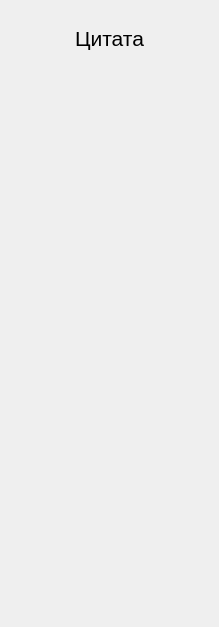
<?xml version="1.0" encoding="UTF-8"?>
<ui version="4.0">
 <class>RightColumn</class>
 <widget class="QWidget" name="RightColumn">
  <property name="geometry">
   <rect>
    <x>0</x>
    <y>0</y>
    <width>219</width>
    <height>627</height>
   </rect>
  </property>
  <property name="windowTitle">
   <string>Form</string>
  </property>
  <layout class="QVBoxLayout" name="main_pages_layout">
   <property name="spacing">
    <number>0</number>
   </property>
   <property name="leftMargin">
    <number>5</number>
   </property>
   <property name="topMargin">
    <number>5</number>
   </property>
   <property name="rightMargin">
    <number>5</number>
   </property>
   <property name="bottomMargin">
    <number>5</number>
   </property>
   <item>
    <widget class="QStackedWidget" name="menus">
     <property name="currentIndex">
      <number>5</number>
     </property>
     <widget class="QWidget" name="users_menu">
      <layout class="QVBoxLayout" name="verticalLayout">
       <property name="spacing">
        <number>5</number>
       </property>
       <property name="leftMargin">
        <number>5</number>
       </property>
       <property name="topMargin">
        <number>5</number>
       </property>
       <property name="rightMargin">
        <number>5</number>
       </property>
       <property name="bottomMargin">
        <number>5</number>
       </property>
       <item>
        <widget class="QScrollArea" name="scrollArea">
         <property name="styleSheet">
          <string notr="true"/>
         </property>
         <property name="frameShape">
          <enum>QFrame::NoFrame</enum>
         </property>
         <property name="frameShadow">
          <enum>QFrame::Plain</enum>
         </property>
         <property name="lineWidth">
          <number>0</number>
         </property>
         <property name="widgetResizable">
          <bool>true</bool>
         </property>
         <widget class="QWidget" name="scrollAreaWidgetContents">
          <property name="geometry">
           <rect>
            <x>0</x>
            <y>-1</y>
            <width>182</width>
            <height>795</height>
           </rect>
          </property>
          <layout class="QVBoxLayout" name="verticalLayout_3">
           <item>
            <widget class="QLabel" name="u_label">
             <property name="minimumSize">
              <size>
               <width>0</width>
               <height>30</height>
              </size>
             </property>
             <property name="maximumSize">
              <size>
               <width>16777215</width>
               <height>30</height>
              </size>
             </property>
             <property name="font">
              <font>
               <pointsize>16</pointsize>
              </font>
             </property>
             <property name="styleSheet">
              <string notr="true">font-size: 16pt</string>
             </property>
             <property name="text">
              <string>Пользователь</string>
             </property>
             <property name="alignment">
              <set>Qt::AlignCenter</set>
             </property>
            </widget>
           </item>
           <item>
            <widget class="QWidget" name="l_name" native="true">
             <property name="minimumSize">
              <size>
               <width>0</width>
               <height>50</height>
              </size>
             </property>
             <property name="maximumSize">
              <size>
               <width>16777215</width>
               <height>50</height>
              </size>
             </property>
             <layout class="QHBoxLayout" name="l_name__l"/>
            </widget>
           </item>
           <item>
            <widget class="QWidget" name="table_role" native="true">
             <property name="minimumSize">
              <size>
               <width>0</width>
               <height>50</height>
              </size>
             </property>
             <property name="maximumSize">
              <size>
               <width>16777215</width>
               <height>50</height>
              </size>
             </property>
             <layout class="QHBoxLayout" name="table_role__l"/>
            </widget>
           </item>
           <item>
            <widget class="QWidget" name="login" native="true">
             <property name="minimumSize">
              <size>
               <width>0</width>
               <height>50</height>
              </size>
             </property>
             <property name="maximumSize">
              <size>
               <width>16777215</width>
               <height>50</height>
              </size>
             </property>
             <layout class="QHBoxLayout" name="login__l">
              <item>
               <widget class="QWidget" name="name" native="true">
                <property name="minimumSize">
                 <size>
                  <width>0</width>
                  <height>50</height>
                 </size>
                </property>
                <property name="maximumSize">
                 <size>
                  <width>16777215</width>
                  <height>50</height>
                 </size>
                </property>
                <layout class="QHBoxLayout" name="name__l"/>
               </widget>
              </item>
             </layout>
            </widget>
           </item>
           <item>
            <widget class="QWidget" name="passwd" native="true">
             <property name="minimumSize">
              <size>
               <width>0</width>
               <height>50</height>
              </size>
             </property>
             <property name="maximumSize">
              <size>
               <width>16777215</width>
               <height>50</height>
              </size>
             </property>
             <layout class="QHBoxLayout" name="passwd__l"/>
            </widget>
           </item>
           <item>
            <widget class="QWidget" name="age" native="true">
             <property name="minimumSize">
              <size>
               <width>0</width>
               <height>50</height>
              </size>
             </property>
             <property name="maximumSize">
              <size>
               <width>16777215</width>
               <height>50</height>
              </size>
             </property>
             <layout class="QHBoxLayout" name="age__l"/>
            </widget>
           </item>
           <item>
            <widget class="QWidget" name="address" native="true">
             <property name="minimumSize">
              <size>
               <width>0</width>
               <height>50</height>
              </size>
             </property>
             <property name="maximumSize">
              <size>
               <width>16777215</width>
               <height>50</height>
              </size>
             </property>
             <layout class="QHBoxLayout" name="address__l"/>
            </widget>
           </item>
           <item>
            <widget class="QWidget" name="telephone" native="true">
             <property name="minimumSize">
              <size>
               <width>0</width>
               <height>50</height>
              </size>
             </property>
             <property name="maximumSize">
              <size>
               <width>16777215</width>
               <height>50</height>
              </size>
             </property>
             <layout class="QHBoxLayout" name="telephone__l"/>
            </widget>
           </item>
           <item>
            <widget class="QWidget" name="responsible" native="true">
             <property name="minimumSize">
              <size>
               <width>0</width>
               <height>50</height>
              </size>
             </property>
             <property name="maximumSize">
              <size>
               <width>16777215</width>
               <height>50</height>
              </size>
             </property>
             <layout class="QHBoxLayout" name="responsible__l"/>
            </widget>
           </item>
           <item>
            <widget class="QLabel" name="photo_pix">
             <property name="minimumSize">
              <size>
               <width>0</width>
               <height>150</height>
              </size>
             </property>
             <property name="maximumSize">
              <size>
               <width>16777215</width>
               <height>150</height>
              </size>
             </property>
             <property name="font">
              <font>
               <pointsize>16</pointsize>
              </font>
             </property>
             <property name="styleSheet">
              <string notr="true">font-size: 16pt</string>
             </property>
             <property name="text">
              <string/>
             </property>
             <property name="alignment">
              <set>Qt::AlignCenter</set>
             </property>
            </widget>
           </item>
           <item>
            <widget class="QLabel" name="div">
             <property name="maximumSize">
              <size>
               <width>16777215</width>
               <height>167777</height>
              </size>
             </property>
             <property name="font">
              <font>
               <pointsize>16</pointsize>
              </font>
             </property>
             <property name="styleSheet">
              <string notr="true">font-size: 16pt</string>
             </property>
             <property name="text">
              <string/>
             </property>
             <property name="alignment">
              <set>Qt::AlignCenter</set>
             </property>
            </widget>
           </item>
           <item>
            <widget class="QWidget" name="photo_b" native="true">
             <property name="minimumSize">
              <size>
               <width>0</width>
               <height>50</height>
              </size>
             </property>
             <property name="maximumSize">
              <size>
               <width>16777215</width>
               <height>50</height>
              </size>
             </property>
             <layout class="QHBoxLayout" name="photo_b__l"/>
            </widget>
           </item>
           <item>
            <widget class="QWidget" name="save_b" native="true">
             <property name="minimumSize">
              <size>
               <width>0</width>
               <height>50</height>
              </size>
             </property>
             <property name="maximumSize">
              <size>
               <width>16777215</width>
               <height>50</height>
              </size>
             </property>
             <layout class="QHBoxLayout" name="save_b__l"/>
            </widget>
           </item>
          </layout>
         </widget>
        </widget>
       </item>
      </layout>
     </widget>
     <widget class="QWidget" name="event_menu">
      <layout class="QVBoxLayout" name="verticalLayout_6">
       <item>
        <widget class="QScrollArea" name="scrollArea_3">
         <property name="styleSheet">
          <string notr="true"/>
         </property>
         <property name="frameShape">
          <enum>QFrame::NoFrame</enum>
         </property>
         <property name="frameShadow">
          <enum>QFrame::Plain</enum>
         </property>
         <property name="lineWidth">
          <number>0</number>
         </property>
         <property name="widgetResizable">
          <bool>true</bool>
         </property>
         <widget class="QWidget" name="scrollAreaWidgetContents_3">
          <property name="geometry">
           <rect>
            <x>0</x>
            <y>0</y>
            <width>191</width>
            <height>725</height>
           </rect>
          </property>
          <layout class="QVBoxLayout" name="verticalLayout_5">
           <item>
            <widget class="QLabel" name="e_label">
             <property name="minimumSize">
              <size>
               <width>0</width>
               <height>30</height>
              </size>
             </property>
             <property name="maximumSize">
              <size>
               <width>16777215</width>
               <height>30</height>
              </size>
             </property>
             <property name="font">
              <font>
               <pointsize>16</pointsize>
              </font>
             </property>
             <property name="styleSheet">
              <string notr="true">font-size: 16pt</string>
             </property>
             <property name="text">
              <string>Мероприятие</string>
             </property>
             <property name="alignment">
              <set>Qt::AlignCenter</set>
             </property>
            </widget>
           </item>
           <item>
            <widget class="QWidget" name="type_3" native="true">
             <property name="minimumSize">
              <size>
               <width>0</width>
               <height>50</height>
              </size>
             </property>
             <property name="maximumSize">
              <size>
               <width>16777215</width>
               <height>50</height>
              </size>
             </property>
             <layout class="QHBoxLayout" name="type__l_3"/>
            </widget>
           </item>
           <item>
            <widget class="QWidget" name="name_3" native="true">
             <property name="minimumSize">
              <size>
               <width>0</width>
               <height>50</height>
              </size>
             </property>
             <property name="maximumSize">
              <size>
               <width>16777215</width>
               <height>50</height>
              </size>
             </property>
             <layout class="QHBoxLayout" name="name__l_3"/>
            </widget>
           </item>
           <item>
            <widget class="QWidget" name="budget_3" native="true">
             <property name="minimumSize">
              <size>
               <width>0</width>
               <height>50</height>
              </size>
             </property>
             <property name="maximumSize">
              <size>
               <width>16777215</width>
               <height>50</height>
              </size>
             </property>
             <layout class="QHBoxLayout" name="budget__l_3"/>
            </widget>
           </item>
           <item>
            <widget class="QWidget" name="responsible_3" native="true">
             <property name="minimumSize">
              <size>
               <width>0</width>
               <height>50</height>
              </size>
             </property>
             <property name="maximumSize">
              <size>
               <width>16777215</width>
               <height>50</height>
              </size>
             </property>
             <layout class="QHBoxLayout" name="responsible__l_3"/>
            </widget>
           </item>
           <item>
            <widget class="QWidget" name="desc_3" native="true">
             <property name="minimumSize">
              <size>
               <width>0</width>
               <height>50</height>
              </size>
             </property>
             <property name="maximumSize">
              <size>
               <width>16777215</width>
               <height>50</height>
              </size>
             </property>
             <layout class="QHBoxLayout" name="desc__l_3"/>
            </widget>
           </item>
           <item>
            <widget class="QLabel" name="div_3">
             <property name="minimumSize">
              <size>
               <width>0</width>
               <height>20</height>
              </size>
             </property>
             <property name="maximumSize">
              <size>
               <width>16777215</width>
               <height>16777</height>
              </size>
             </property>
             <property name="font">
              <font>
               <pointsize>16</pointsize>
              </font>
             </property>
             <property name="styleSheet">
              <string notr="true">font-size: 16pt</string>
             </property>
             <property name="text">
              <string/>
             </property>
             <property name="alignment">
              <set>Qt::AlignCenter</set>
             </property>
            </widget>
           </item>
           <item>
            <widget class="QWidget" name="save_b_3" native="true">
             <property name="minimumSize">
              <size>
               <width>0</width>
               <height>50</height>
              </size>
             </property>
             <property name="maximumSize">
              <size>
               <width>16777215</width>
               <height>50</height>
              </size>
             </property>
             <layout class="QHBoxLayout" name="save_b__l_3"/>
            </widget>
           </item>
          </layout>
         </widget>
        </widget>
       </item>
      </layout>
     </widget>
     <widget class="QWidget" name="storonik_menu">
      <layout class="QVBoxLayout" name="verticalLayout_2">
       <item>
        <widget class="QScrollArea" name="scrollArea_2">
         <property name="styleSheet">
          <string notr="true"/>
         </property>
         <property name="frameShape">
          <enum>QFrame::NoFrame</enum>
         </property>
         <property name="frameShadow">
          <enum>QFrame::Plain</enum>
         </property>
         <property name="lineWidth">
          <number>0</number>
         </property>
         <property name="widgetResizable">
          <bool>true</bool>
         </property>
         <widget class="QWidget" name="scrollAreaWidgetContents_2">
          <property name="geometry">
           <rect>
            <x>0</x>
            <y>0</y>
            <width>191</width>
            <height>725</height>
           </rect>
          </property>
          <layout class="QVBoxLayout" name="verticalLayout_4">
           <item>
            <widget class="QLabel" name="s_label">
             <property name="minimumSize">
              <size>
               <width>0</width>
               <height>30</height>
              </size>
             </property>
             <property name="maximumSize">
              <size>
               <width>16777215</width>
               <height>30</height>
              </size>
             </property>
             <property name="font">
              <font>
               <pointsize>16</pointsize>
              </font>
             </property>
             <property name="styleSheet">
              <string notr="true">font-size: 16pt</string>
             </property>
             <property name="text">
              <string>Сторонник</string>
             </property>
             <property name="alignment">
              <set>Qt::AlignCenter</set>
             </property>
            </widget>
           </item>
           <item>
            <widget class="QWidget" name="l_name_2" native="true">
             <property name="minimumSize">
              <size>
               <width>0</width>
               <height>50</height>
              </size>
             </property>
             <property name="maximumSize">
              <size>
               <width>16777215</width>
               <height>50</height>
              </size>
             </property>
             <layout class="QHBoxLayout" name="l_name__l_2"/>
            </widget>
           </item>
           <item>
            <widget class="QWidget" name="name_4" native="true">
             <property name="minimumSize">
              <size>
               <width>0</width>
               <height>50</height>
              </size>
             </property>
             <property name="maximumSize">
              <size>
               <width>16777215</width>
               <height>50</height>
              </size>
             </property>
             <layout class="QHBoxLayout" name="name__l_2"/>
            </widget>
           </item>
           <item>
            <widget class="QWidget" name="age_2" native="true">
             <property name="minimumSize">
              <size>
               <width>0</width>
               <height>50</height>
              </size>
             </property>
             <property name="maximumSize">
              <size>
               <width>16777215</width>
               <height>50</height>
              </size>
             </property>
             <layout class="QHBoxLayout" name="age__l_2"/>
            </widget>
           </item>
           <item>
            <widget class="QWidget" name="address_2" native="true">
             <property name="minimumSize">
              <size>
               <width>0</width>
               <height>50</height>
              </size>
             </property>
             <property name="maximumSize">
              <size>
               <width>16777215</width>
               <height>50</height>
              </size>
             </property>
             <layout class="QHBoxLayout" name="address__l_2"/>
            </widget>
           </item>
           <item>
            <widget class="QWidget" name="telephone_2" native="true">
             <property name="minimumSize">
              <size>
               <width>0</width>
               <height>50</height>
              </size>
             </property>
             <property name="maximumSize">
              <size>
               <width>16777215</width>
               <height>50</height>
              </size>
             </property>
             <layout class="QHBoxLayout" name="telephone__l_2"/>
            </widget>
           </item>
           <item>
            <widget class="QWidget" name="social_2" native="true">
             <property name="minimumSize">
              <size>
               <width>0</width>
               <height>50</height>
              </size>
             </property>
             <property name="maximumSize">
              <size>
               <width>16777215</width>
               <height>50</height>
              </size>
             </property>
             <layout class="QHBoxLayout" name="social__l_2"/>
            </widget>
           </item>
           <item>
            <widget class="QWidget" name="responsible_2" native="true">
             <property name="minimumSize">
              <size>
               <width>0</width>
               <height>50</height>
              </size>
             </property>
             <property name="maximumSize">
              <size>
               <width>16777215</width>
               <height>50</height>
              </size>
             </property>
             <layout class="QHBoxLayout" name="responsible__l_2"/>
            </widget>
           </item>
           <item>
            <widget class="QWidget" name="loyality_2" native="true">
             <property name="minimumSize">
              <size>
               <width>0</width>
               <height>50</height>
              </size>
             </property>
             <property name="maximumSize">
              <size>
               <width>16777215</width>
               <height>50</height>
              </size>
             </property>
             <layout class="QHBoxLayout" name="loyality__l_2"/>
            </widget>
           </item>
           <item>
            <widget class="QWidget" name="desc_2" native="true">
             <property name="minimumSize">
              <size>
               <width>0</width>
               <height>50</height>
              </size>
             </property>
             <property name="maximumSize">
              <size>
               <width>16777215</width>
               <height>50</height>
              </size>
             </property>
             <layout class="QHBoxLayout" name="desc__l_2"/>
            </widget>
           </item>
           <item>
            <widget class="QLabel" name="div_2">
             <property name="minimumSize">
              <size>
               <width>0</width>
               <height>20</height>
              </size>
             </property>
             <property name="maximumSize">
              <size>
               <width>16777215</width>
               <height>16777</height>
              </size>
             </property>
             <property name="font">
              <font>
               <pointsize>16</pointsize>
              </font>
             </property>
             <property name="styleSheet">
              <string notr="true">font-size: 16pt</string>
             </property>
             <property name="text">
              <string/>
             </property>
             <property name="alignment">
              <set>Qt::AlignCenter</set>
             </property>
            </widget>
           </item>
           <item>
            <widget class="QWidget" name="save_b_2" native="true">
             <property name="minimumSize">
              <size>
               <width>0</width>
               <height>50</height>
              </size>
             </property>
             <property name="maximumSize">
              <size>
               <width>16777215</width>
               <height>50</height>
              </size>
             </property>
             <layout class="QHBoxLayout" name="save_b__l_2"/>
            </widget>
           </item>
          </layout>
         </widget>
        </widget>
       </item>
      </layout>
     </widget>
     <widget class="QWidget" name="action_page">
      <layout class="QVBoxLayout" name="verticalLayout_8">
       <item>
        <widget class="QScrollArea" name="scrollArea_4">
         <property name="styleSheet">
          <string notr="true"/>
         </property>
         <property name="frameShape">
          <enum>QFrame::NoFrame</enum>
         </property>
         <property name="frameShadow">
          <enum>QFrame::Plain</enum>
         </property>
         <property name="lineWidth">
          <number>0</number>
         </property>
         <property name="widgetResizable">
          <bool>true</bool>
         </property>
         <widget class="QWidget" name="scrollAreaWidgetContents_4">
          <property name="geometry">
           <rect>
            <x>0</x>
            <y>0</y>
            <width>191</width>
            <height>599</height>
           </rect>
          </property>
          <layout class="QVBoxLayout" name="verticalLayout_7">
           <item>
            <widget class="QLabel" name="a_label">
             <property name="minimumSize">
              <size>
               <width>0</width>
               <height>30</height>
              </size>
             </property>
             <property name="maximumSize">
              <size>
               <width>16777215</width>
               <height>30</height>
              </size>
             </property>
             <property name="font">
              <font>
               <pointsize>16</pointsize>
              </font>
             </property>
             <property name="styleSheet">
              <string notr="true">font-size: 16pt</string>
             </property>
             <property name="text">
              <string>Активность</string>
             </property>
             <property name="alignment">
              <set>Qt::AlignCenter</set>
             </property>
            </widget>
           </item>
           <item>
            <widget class="QWidget" name="e_type_4" native="true">
             <property name="minimumSize">
              <size>
               <width>0</width>
               <height>50</height>
              </size>
             </property>
             <property name="maximumSize">
              <size>
               <width>16777215</width>
               <height>50</height>
              </size>
             </property>
             <layout class="QHBoxLayout" name="e_type__l_4"/>
            </widget>
           </item>
           <item>
            <widget class="QWidget" name="storonnik_4" native="true">
             <property name="minimumSize">
              <size>
               <width>0</width>
               <height>50</height>
              </size>
             </property>
             <property name="maximumSize">
              <size>
               <width>16777215</width>
               <height>50</height>
              </size>
             </property>
             <layout class="QHBoxLayout" name="storonnik__l_4"/>
            </widget>
           </item>
           <item>
            <widget class="QWidget" name="address_4" native="true">
             <property name="minimumSize">
              <size>
               <width>0</width>
               <height>50</height>
              </size>
             </property>
             <property name="maximumSize">
              <size>
               <width>16777215</width>
               <height>50</height>
              </size>
             </property>
             <layout class="QHBoxLayout" name="address__l_4"/>
            </widget>
           </item>
           <item>
            <widget class="QWidget" name="date_4" native="true">
             <property name="minimumSize">
              <size>
               <width>0</width>
               <height>170</height>
              </size>
             </property>
             <property name="maximumSize">
              <size>
               <width>16777215</width>
               <height>1666667</height>
              </size>
             </property>
             <layout class="QHBoxLayout" name="date__l_4"/>
            </widget>
           </item>
           <item>
            <widget class="QWidget" name="desc_4" native="true">
             <property name="minimumSize">
              <size>
               <width>0</width>
               <height>50</height>
              </size>
             </property>
             <property name="maximumSize">
              <size>
               <width>16777215</width>
               <height>50</height>
              </size>
             </property>
             <layout class="QHBoxLayout" name="desc__l_4"/>
            </widget>
           </item>
           <item>
            <widget class="QLabel" name="div_4">
             <property name="minimumSize">
              <size>
               <width>0</width>
               <height>20</height>
              </size>
             </property>
             <property name="maximumSize">
              <size>
               <width>16777215</width>
               <height>16777</height>
              </size>
             </property>
             <property name="font">
              <font>
               <pointsize>16</pointsize>
              </font>
             </property>
             <property name="styleSheet">
              <string notr="true">font-size: 16pt</string>
             </property>
             <property name="text">
              <string/>
             </property>
             <property name="alignment">
              <set>Qt::AlignCenter</set>
             </property>
            </widget>
           </item>
           <item>
            <widget class="QWidget" name="save_b_4" native="true">
             <property name="minimumSize">
              <size>
               <width>0</width>
               <height>50</height>
              </size>
             </property>
             <property name="maximumSize">
              <size>
               <width>16777215</width>
               <height>50</height>
              </size>
             </property>
             <layout class="QHBoxLayout" name="save_b__l_4"/>
            </widget>
           </item>
          </layout>
         </widget>
        </widget>
       </item>
      </layout>
     </widget>
     <widget class="QWidget" name="kpi_menu">
      <layout class="QVBoxLayout" name="verticalLayout_10">
       <item>
        <widget class="QScrollArea" name="scrollArea_5">
         <property name="styleSheet">
          <string notr="true"/>
         </property>
         <property name="frameShape">
          <enum>QFrame::NoFrame</enum>
         </property>
         <property name="frameShadow">
          <enum>QFrame::Plain</enum>
         </property>
         <property name="lineWidth">
          <number>0</number>
         </property>
         <property name="widgetResizable">
          <bool>true</bool>
         </property>
         <widget class="QWidget" name="scrollAreaWidgetContents_5">
          <property name="geometry">
           <rect>
            <x>0</x>
            <y>0</y>
            <width>191</width>
            <height>599</height>
           </rect>
          </property>
          <layout class="QVBoxLayout" name="verticalLayout_9">
           <item>
            <widget class="QLabel" name="a_label_2">
             <property name="minimumSize">
              <size>
               <width>0</width>
               <height>30</height>
              </size>
             </property>
             <property name="maximumSize">
              <size>
               <width>16777215</width>
               <height>30</height>
              </size>
             </property>
             <property name="font">
              <font>
               <pointsize>16</pointsize>
              </font>
             </property>
             <property name="styleSheet">
              <string notr="true">font-size: 16pt</string>
             </property>
             <property name="text">
              <string>KPI</string>
             </property>
             <property name="alignment">
              <set>Qt::AlignCenter</set>
             </property>
            </widget>
           </item>
           <item>
            <widget class="QWidget" name="name_5" native="true">
             <property name="minimumSize">
              <size>
               <width>0</width>
               <height>50</height>
              </size>
             </property>
             <property name="maximumSize">
              <size>
               <width>16777215</width>
               <height>50</height>
              </size>
             </property>
             <layout class="QHBoxLayout" name="name__l_5"/>
            </widget>
           </item>
           <item>
            <widget class="QWidget" name="count_5" native="true">
             <property name="minimumSize">
              <size>
               <width>0</width>
               <height>50</height>
              </size>
             </property>
             <property name="maximumSize">
              <size>
               <width>16777215</width>
               <height>50</height>
              </size>
             </property>
             <layout class="QHBoxLayout" name="count__l_5"/>
            </widget>
           </item>
           <item>
            <widget class="QWidget" name="object_5" native="true">
             <property name="minimumSize">
              <size>
               <width>0</width>
               <height>50</height>
              </size>
             </property>
             <property name="maximumSize">
              <size>
               <width>16777215</width>
               <height>50</height>
              </size>
             </property>
             <layout class="QHBoxLayout" name="object__l_5"/>
            </widget>
           </item>
           <item>
            <widget class="QWidget" name="date_5" native="true">
             <property name="minimumSize">
              <size>
               <width>0</width>
               <height>170</height>
              </size>
             </property>
             <property name="maximumSize">
              <size>
               <width>16777215</width>
               <height>1666667</height>
              </size>
             </property>
             <layout class="QHBoxLayout" name="date__l_5"/>
            </widget>
           </item>
           <item>
            <widget class="QWidget" name="desc_5" native="true">
             <property name="minimumSize">
              <size>
               <width>0</width>
               <height>50</height>
              </size>
             </property>
             <property name="maximumSize">
              <size>
               <width>16777215</width>
               <height>50</height>
              </size>
             </property>
             <layout class="QHBoxLayout" name="desc__l_5"/>
            </widget>
           </item>
           <item>
            <widget class="QLabel" name="div_5">
             <property name="minimumSize">
              <size>
               <width>0</width>
               <height>20</height>
              </size>
             </property>
             <property name="maximumSize">
              <size>
               <width>16777215</width>
               <height>16777</height>
              </size>
             </property>
             <property name="font">
              <font>
               <pointsize>16</pointsize>
              </font>
             </property>
             <property name="styleSheet">
              <string notr="true">font-size: 16pt</string>
             </property>
             <property name="text">
              <string/>
             </property>
             <property name="alignment">
              <set>Qt::AlignCenter</set>
             </property>
            </widget>
           </item>
           <item>
            <widget class="QWidget" name="save_b_5" native="true">
             <property name="minimumSize">
              <size>
               <width>0</width>
               <height>50</height>
              </size>
             </property>
             <property name="maximumSize">
              <size>
               <width>16777215</width>
               <height>50</height>
              </size>
             </property>
             <layout class="QHBoxLayout" name="save_b__l_5"/>
            </widget>
           </item>
          </layout>
         </widget>
        </widget>
       </item>
      </layout>
     </widget>
     <widget class="QWidget" name="quote_menu">
      <layout class="QVBoxLayout" name="verticalLayout_12">
       <item>
        <widget class="QScrollArea" name="scrollArea_6">
         <property name="styleSheet">
          <string notr="true"/>
         </property>
         <property name="frameShape">
          <enum>QFrame::NoFrame</enum>
         </property>
         <property name="frameShadow">
          <enum>QFrame::Plain</enum>
         </property>
         <property name="lineWidth">
          <number>0</number>
         </property>
         <property name="widgetResizable">
          <bool>true</bool>
         </property>
         <widget class="QWidget" name="scrollAreaWidgetContents_6">
          <property name="geometry">
           <rect>
            <x>0</x>
            <y>0</y>
            <width>191</width>
            <height>599</height>
           </rect>
          </property>
          <layout class="QVBoxLayout" name="verticalLayout_11">
           <item>
            <widget class="QLabel" name="a_label_3">
             <property name="minimumSize">
              <size>
               <width>0</width>
               <height>30</height>
              </size>
             </property>
             <property name="maximumSize">
              <size>
               <width>16777215</width>
               <height>30</height>
              </size>
             </property>
             <property name="font">
              <font>
               <pointsize>16</pointsize>
              </font>
             </property>
             <property name="styleSheet">
              <string notr="true">font-size: 16pt</string>
             </property>
             <property name="text">
              <string>Цитата</string>
             </property>
             <property name="alignment">
              <set>Qt::AlignCenter</set>
             </property>
            </widget>
           </item>
           <item>
            <widget class="QWidget" name="text_6" native="true">
             <property name="minimumSize">
              <size>
               <width>0</width>
               <height>50</height>
              </size>
             </property>
             <property name="maximumSize">
              <size>
               <width>16777215</width>
               <height>50</height>
              </size>
             </property>
             <layout class="QHBoxLayout" name="text__l_6"/>
            </widget>
           </item>
           <item>
            <widget class="QLabel" name="div_6">
             <property name="minimumSize">
              <size>
               <width>0</width>
               <height>20</height>
              </size>
             </property>
             <property name="maximumSize">
              <size>
               <width>16777215</width>
               <height>16777</height>
              </size>
             </property>
             <property name="font">
              <font>
               <pointsize>16</pointsize>
              </font>
             </property>
             <property name="styleSheet">
              <string notr="true">font-size: 16pt</string>
             </property>
             <property name="text">
              <string/>
             </property>
             <property name="alignment">
              <set>Qt::AlignCenter</set>
             </property>
            </widget>
           </item>
           <item>
            <widget class="QWidget" name="save_b_6" native="true">
             <property name="minimumSize">
              <size>
               <width>0</width>
               <height>50</height>
              </size>
             </property>
             <property name="maximumSize">
              <size>
               <width>16777215</width>
               <height>50</height>
              </size>
             </property>
             <layout class="QHBoxLayout" name="save_b__l_6"/>
            </widget>
           </item>
          </layout>
         </widget>
        </widget>
       </item>
      </layout>
     </widget>
    </widget>
   </item>
  </layout>
 </widget>
 <resources/>
 <connections/>
</ui>
